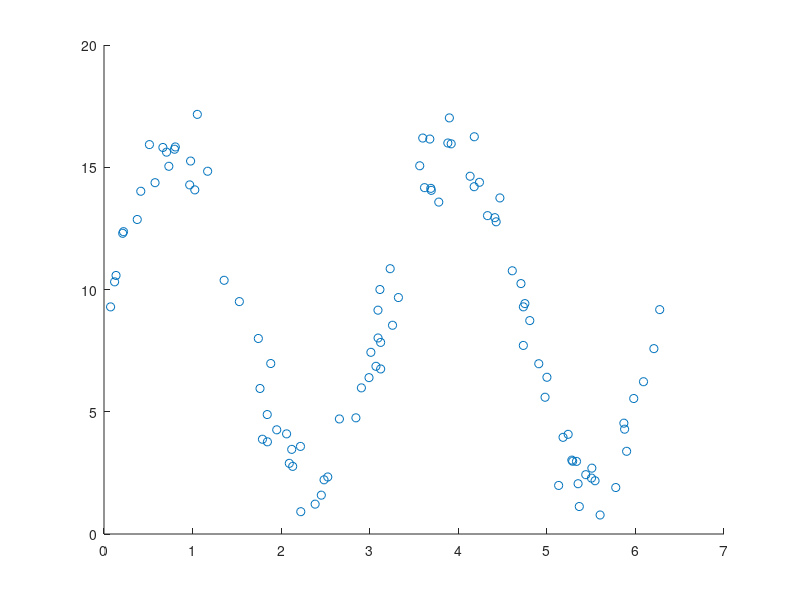

The MATLAB source for this figure: (Note: this script raises an error after producing the figure.)
% from: http://www.mathworks.com/matlabcentral/answers/36999-how-do-i-regression-fit-a-sinwave-to-a-dataset

%% Generate some data

X = 2* pi*rand(100,1);
X = sortrows(X);
Y = 9 + 7*sin(2*X + 4*pi) + randn(100,1);

scatter(X,Y)

%%  Generate a fit

% Note that we need to pass three sets of input arguments to NonLinearModel
% # The X and Y data
% # A string describing our model
% # Starting conditions for the optimization solvers

% Generate some good starting conditions for the solvers

scatter(X, Y)
hold on

B0 = mean(Y);  % Vertical shift
B1 = (max(Y) - min(Y))/2; % Amplitude
B2 = 2; % Phase (Number of peaks)
B3 = 0; % Phase shift (eyeball the Curve)

myFit = NonLinearModel.fit(X,Y, 'y ~ b0 + b1*sin(b2*x1 + b3)', [B0, B1, B2, B3])

% Note that all the coefficient estimates are very good except for b3 where
% any even integer is equally valid

%% look at the complete set of methods

methods(myFit)

%% Generate a plot

hold on
plot(X, myFit.Fitted)
hold off

%% Generate a fit using an alternative syntax

myFit2 = NonLinearModel.fit(X,Y, @(b,x)(b(1) + b(2)*sin(b(3)*x + b(4))), [B0, B1, B2, B3])  
